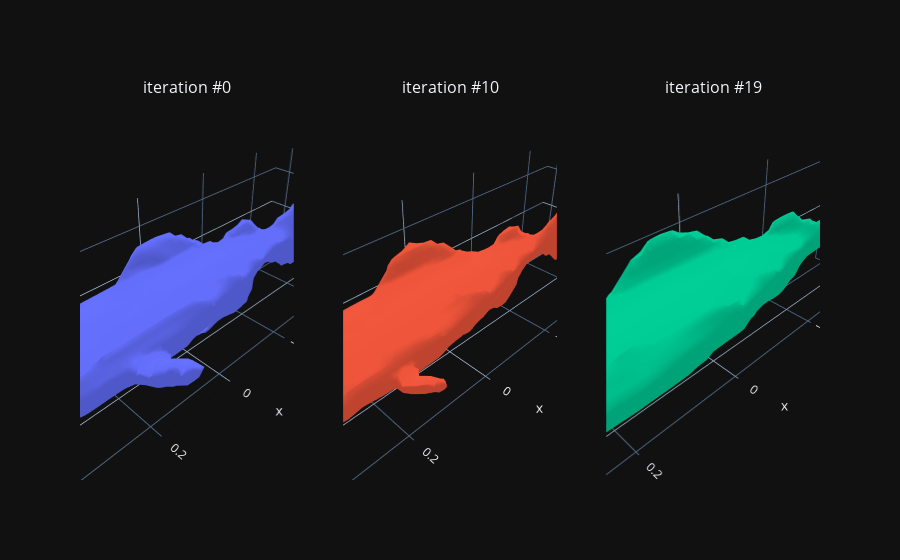
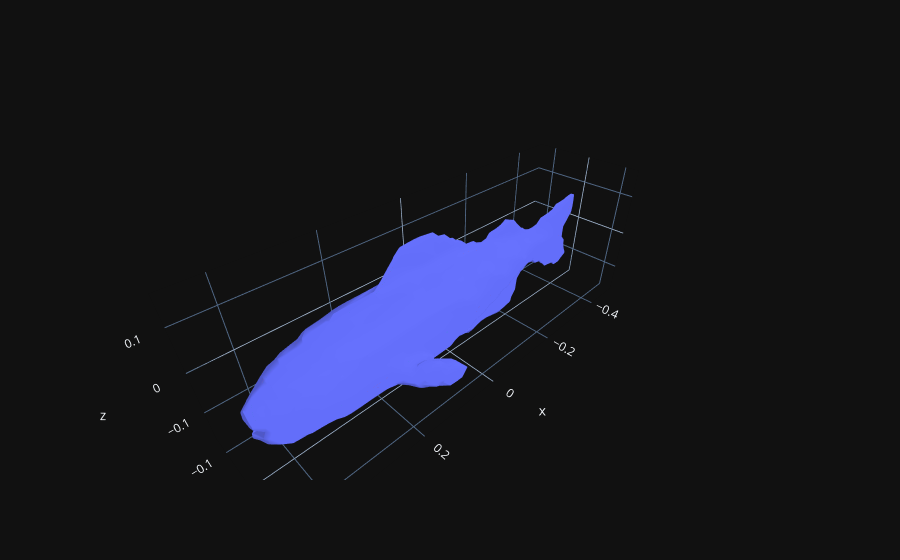

Write notebook code for charts like these, in order.
### Code cell
traces = []
for verts, faces in shapes_reconstructed:
    traces.append(tools.plot_3d_mesh(verts, faces))
tools.show_grid(*traces, names=[f"iteration #{idx}" for idx in rec_idxs])
tools.show_grid([tr[0] for tr in traces])

### Figure 1 — Plotly figure (JSON) as saved in the notebook; plotly's stock layout.template omitted (floating-point values rounded to 4 significant figures; data arrays with more than 128 entries replaced by an {"elided": "..."} marker saying what was removed)
{"data": [{"i": {"elided": "5568 int values"}, "j": {"elided": "5568 int values"}, "k": {"elided": "5568 int values"}, "scene": "scene", "type": "mesh3d", "x": {"elided": "2788 float values"}, "y": {"elided": "2788 float values"}, "z": {"elided": "2788 float values"}}, {"i": {"elided": "4408 int values"}, "j": {"elided": "4408 int values"}, "k": {"elided": "4408 int values"}, "scene": "scene2", "type": "mesh3d", "x": {"elided": "2208 float values"}, "y": {"elided": "2208 float values"}, "z": {"elided": "2208 float values"}}, {"i": {"elided": "3684 int values"}, "j": {"elided": "3684 int values"}, "k": {"elided": "3684 int values"}, "scene": "scene3", "type": "mesh3d", "x": {"elided": "1844 float values"}, "y": {"elided": "1844 float values"}, "z": {"elided": "1844 float values"}}], "layout": {"annotations": [{"font": {"size": 16}, "showarrow": false, "text": "iteration #0", "x": 0.1444, "xanchor": "center", "xref": "paper", "y": 1, "yanchor": "bottom", "yref": "paper"}, {"font": {"size": 16}, "showarrow": false, "text": "iteration #10", "x": 0.5, "xanchor": "center", "xref": "paper", "y": 1, "yanchor": "bottom", "yref": "paper"}, {"font": {"size": 16}, "showarrow": false, "text": "iteration #19", "x": 0.8556, "xanchor": "center", "xref": "paper", "y": 1, "yanchor": "bottom", "yref": "paper"}], "scene": {"aspectmode": "data", "domain": {"x": [0, 0.2889], "y": [0, 1]}}, "scene2": {"aspectmode": "data", "domain": {"x": [0.3556, 0.6444], "y": [0, 1]}}, "scene3": {"aspectmode": "data", "domain": {"x": [0.7111, 1], "y": [0, 1]}}}}

### Figure 2 — Plotly figure (JSON) as saved in the notebook; plotly's stock layout.template omitted (floating-point values rounded to 4 significant figures; data arrays with more than 128 entries replaced by an {"elided": "..."} marker saying what was removed)
{"data": [{"i": {"elided": "5568 int values"}, "j": {"elided": "5568 int values"}, "k": {"elided": "5568 int values"}, "scene": "scene", "type": "mesh3d", "x": {"elided": "2788 float values"}, "y": {"elided": "2788 float values"}, "z": {"elided": "2788 float values"}}, {"i": {"elided": "4408 int values"}, "j": {"elided": "4408 int values"}, "k": {"elided": "4408 int values"}, "scene": "scene", "type": "mesh3d", "x": {"elided": "2208 float values"}, "y": {"elided": "2208 float values"}, "z": {"elided": "2208 float values"}}, {"i": {"elided": "3684 int values"}, "j": {"elided": "3684 int values"}, "k": {"elided": "3684 int values"}, "scene": "scene", "type": "mesh3d", "x": {"elided": "1844 float values"}, "y": {"elided": "1844 float values"}, "z": {"elided": "1844 float values"}}], "layout": {"scene": {"aspectmode": "data", "domain": {"x": [0, 1], "y": [0, 1]}}}}
